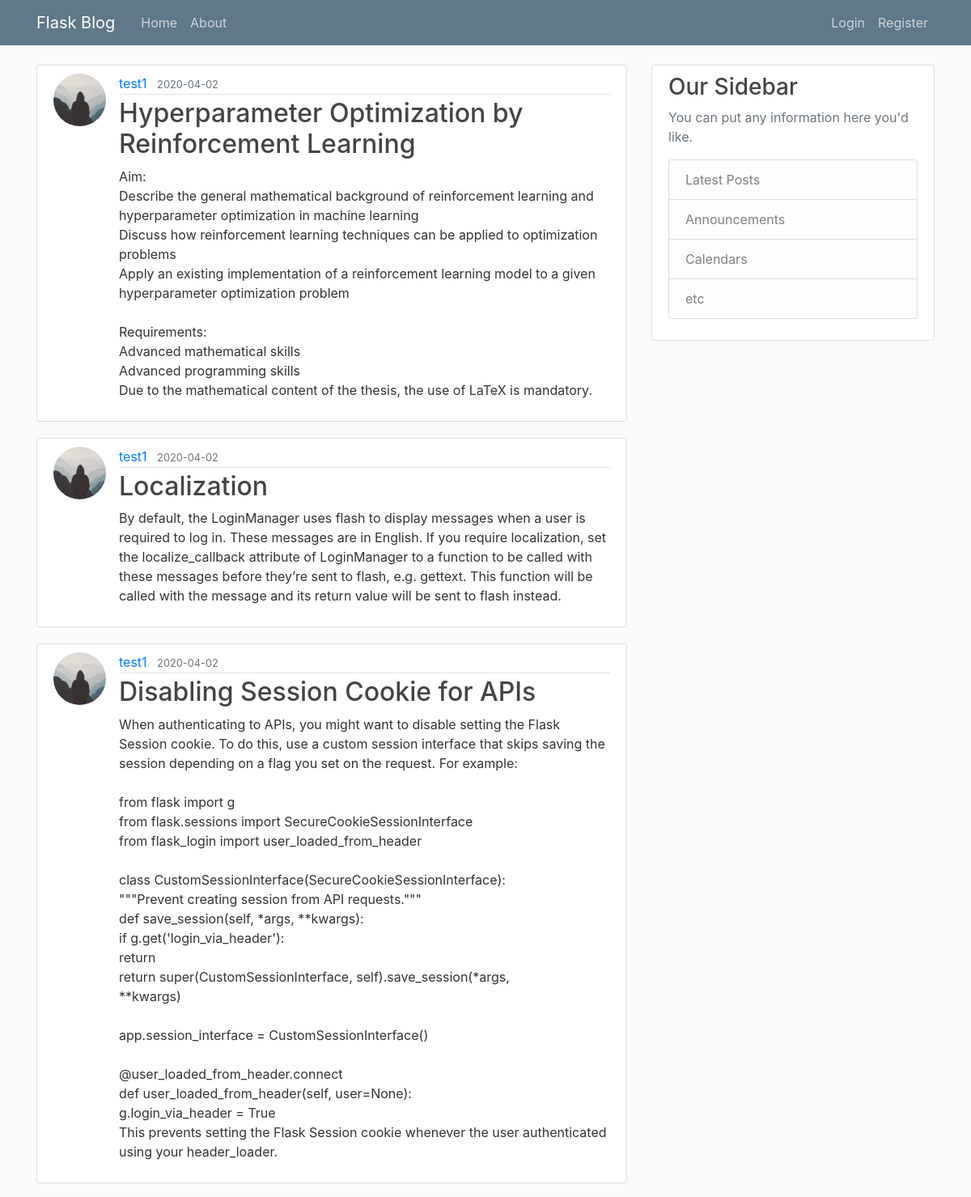
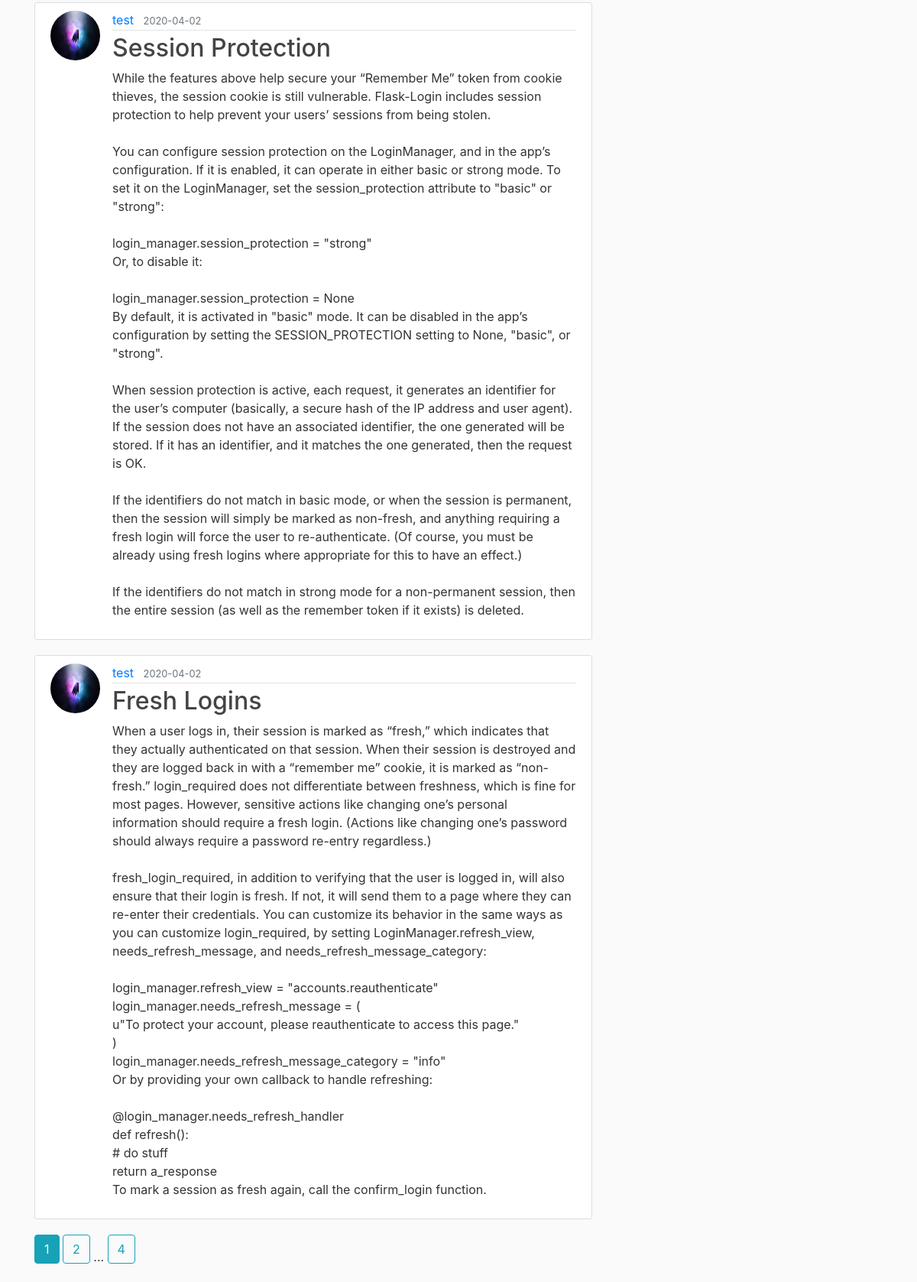
Page /home on the earlier database version (2 pictures, top to bottom).
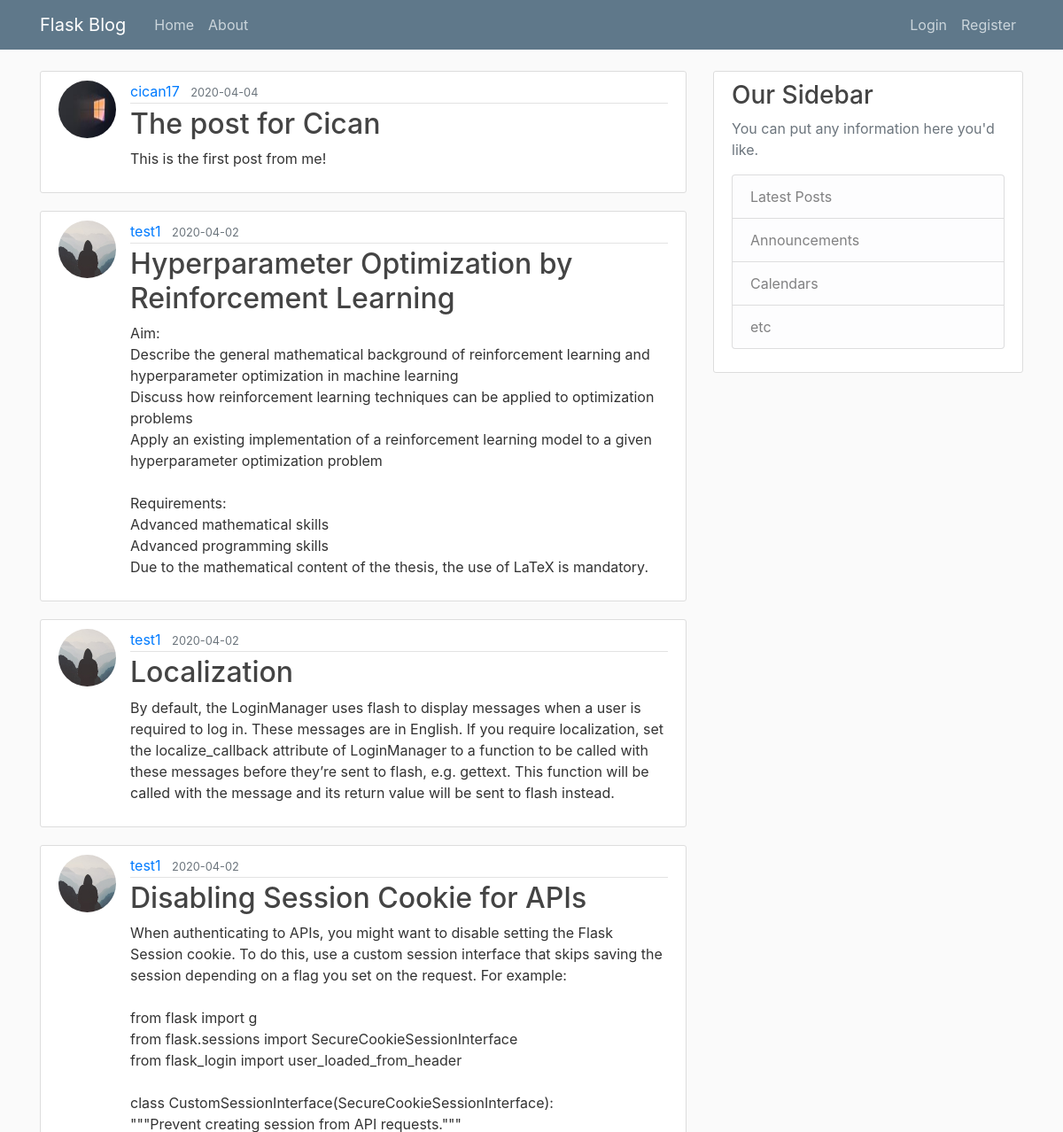
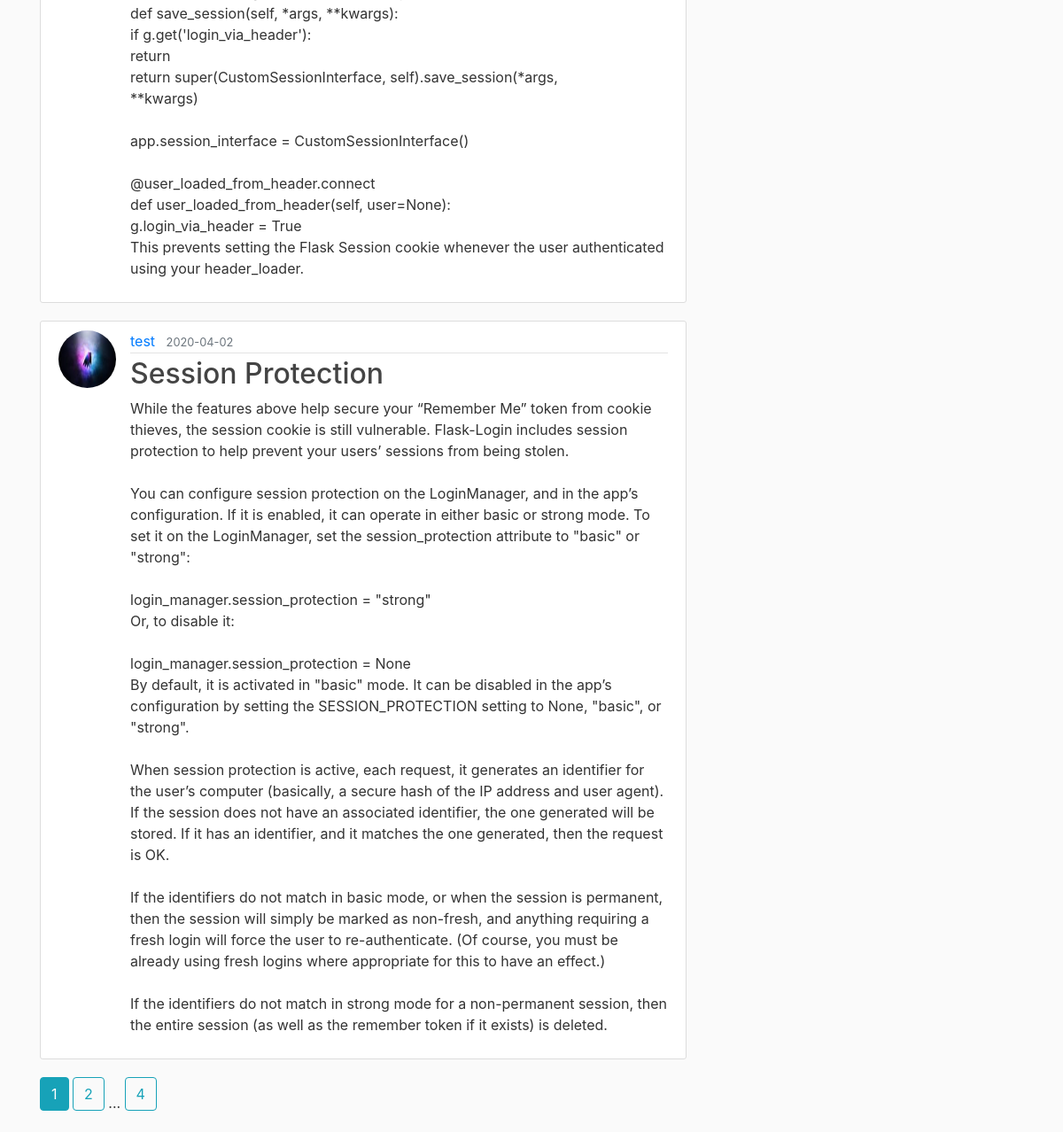
Same page on the later database version (2 pictures, top to bottom).
### flaskblog/models.py (models this page shows, shortened)
class Post(db.Model):
    id = db.Column(db.Integer, primary_key=True)
    title = db.Column(db.String(100), nullable=False)
    date_posted = db.Column(db.DateTime, nullable=False,default=datetime.utcnow)
    content = db.Column(db.Text, nullable=False)
    user_id = db.Column(db.Integer, db.ForeignKey('user.id'),nullable=False)

class User(db.Model, UserMixin):
    id = db.Column(db.Integer, primary_key=True)
    username = db.Column(db.String(20), unique=True, nullable=False)
    email = db.Column(db.String(120), unique=True, nullable=False)
    image_file = db.Column(db.String(20), nullable=False, default='default.jpg')
    password = db.Column(db.String(60),nullable=False)
    posts = db.relationship('Post',backref='author',lazy=True)

### flaskblog/main/routes.py (the view)
@main.route("/")
@main.route("/home")
def home():
    page = request.args.get('page', 1, type=int)
    posts = Post.query.order_by(Post.date_posted.desc()).paginate(page=page, per_page=5)
    return render_template('home.html', posts=posts)

### flaskblog/templates/home.html
{% extends "layout.html" %}
{% block content %}
{% for post in posts.items %}
<article class="media content-section">
    <img class="rounded-circle article-img"
        src="{{ url_for('static', filename='profile_pics/'+post.author.image_file) }}">
    <div class="media-body">
        <div class="article-metadata">
            <a class="mr-2" href="{{ url_for('users.user_posts', username=post.author.username) }}">{{ post.author.username }}</a>
            <small class="text-muted">{{ post.date_posted.strftime("%Y-%m-%d") }}</small>
        </div>
        <h2><a class="article-title" href="{{ url_for('posts.post',post_id=post.id) }}">{{ post.title }}</a></h2>
        <p class="article-content">{{ post.content }}</p>
    </div>
</article>
{% endfor %}
{% for page_num in posts.iter_pages(left_edge=1, right_edge=1, left_current=1, right_current=2) %}
{% if page_num %}
    {% if posts.page == page_num %}
        <a class="btn btn-info mb-4" href="{{ url_for('main.home',page=page_num) }}">{{ page_num }}</a>
    {% else %}
        <a class="btn btn-outline-info mb-4" href="{{ url_for('main.home',page=page_num) }}">{{ page_num }}</a>
    {% endif %}
{% else %}
    ...
{% endif %}
{% endfor %}
{% endblock content %}

Differences in the rows shown:
no longer on this page (row unchanged): Post: image_file (picture), author.username "test", date_posted "2020-04-02", title "Fresh Logins", content "When a user logs in, their session is marked as “fresh,” which indicates that they actually authenticated on that session. When their session is destroyed and they are logged back in with a “remember me” cookie, it is marked as “non-fresh.” login_required does not differentiate between freshness, which is fine for most pages. However, sensitive actions like changing one’s personal information should require a fresh login. (Actions like changing one’s password should always require a password re-entry regardless.) fresh_login_required, in addition to verifying that the user is logged in, will also ensure that their login is fresh. If not, it will send them to a page where they can re-enter…"
added Post: image_file (picture), author.username "cican17", date_posted "2020-04-04", title "The post for Cican", content "This is the first post from me!"
